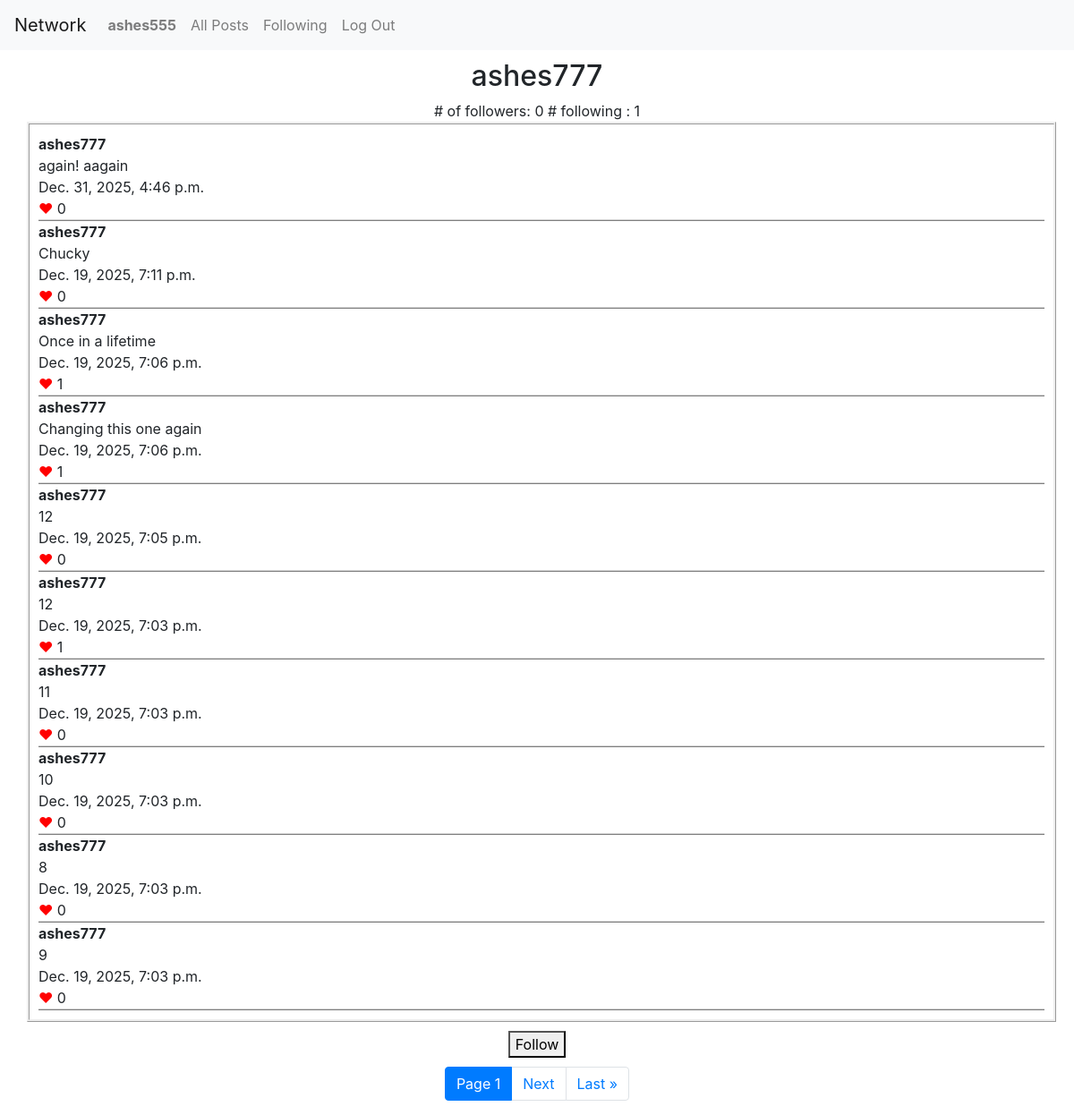
The page /ashes777 (signed in) on the database its author committed.
### network/models.py (models this page shows)
class User(AbstractUser):
    num_followers = models.IntegerField(default = 0)
    num_following = models.IntegerField(default = 0)
    followers = models.ManyToManyField('self', symmetrical = False, blank = True, related_name ="following")

class Post(models.Model):
    user = models.ForeignKey(User, on_delete=models.CASCADE, null=True)
    post = models.CharField()
    likes = models.IntegerField(default = 0)
    liked_by = models.ManyToManyField(User, symmetrical = False, blank = True, null = True, related_name = "liked_posts")
    date_time = models.DateTimeField()

### network/views.py (the view)
# urls.py: path("<str:name>", views.profile, name ="profile"),
def profile(request, name):
    userobject = User.objects.get(username = name)
    posts = Post.objects.filter(user = userobject).order_by('-date_time')
    page_obj = pages(request, posts, 10)
    if request.method == "POST":
        if request.POST.get("followbutton") == "follow":
            userobject.followers.add(request.user)
            userobject.num_followers = userobject.followers.count()
            userobject.save()
            logged_in_user = User.objects.get(username = request.user.username)
            logged_in_user.num_following = logged_in_user.following.count()
            logged_in_user.save()
            return render(request, "network/profile.html",{
                "userobject": userobject,
                "page_obj": page_obj,
                "foundfollower": 1,
                })
        elif request.POST.get("followbutton") =="unfollow":
            f = userobject.followers.get(username = request.user.username)
            userobject.followers.remove(f)
            userobject.num_followers = userobject.followers.count()
            userobject.save()
            logged_in_user = User.objects.get(username= request.user.username)
            logged_in_user.num_following = logged_in_user.following.count()
            logged_in_user.save()
            return render(request, "network/profile.html",{
                "userobject": userobject,
                "page_obj": page_obj,
                "foundfollower": 0
                })
        else:
            f = userobject.followers.get(username= request.user.username)
            if f:
                foundfollower = 1
            else:
                foundfollower = 0
            return render(request, "network/profile.html",{
                "userobject": userobject,
                "page_obj": page_obj,
                "foundfollower": foundfollower
                })
    else:
        if userobject == request.user:
            foundfollower = -1
        else:
            f = userobject.followers.filter(username = request.user.username)
            if f:
                foundfollower = 1
            else:
                foundfollower = 0
        return render(request, "network/profile.html",{
                "userobject": userobject,
                "page_obj": page_obj,
                "foundfollower": foundfollower
            })

### network/views.py (called while the page is built)
def pages(request, posts, number):
        paginator = Paginator(posts, number)
        page_number = request.GET.get('page')
        page_obj = paginator.get_page(page_number)
        return page_obj

### network/templates/network/profile.html (shortened to what this page needs)
{% extends "network/layout.html" %}
{% block body %}
<div class="userheading">
    <h2>{{userobject.username}}</h2>
    <div> # of followers: {{userobject.num_followers}} # following : {{userobject.num_following}} </div>
</div>
<div class="allposts">
{% for post in page_obj %}
    <div class="singlepost">
        <div id="username">{{post.user.username}}</div>
        <div id="postcontents">{{post.post}}</div>
        <div id = "date_time">{{post.date_time}}</div>
        <div><span style="color:red">&hearts;</span> {{post.likes}}</div>
    </div>
{% endfor %}
</div>
{% if user.is_authenticated  and foundfollower == 0 %}
    <div class="followbutton">
    <form method="POST">
         <button type="submit" name="followbutton" value="follow">Follow</button>
    </form>
    </div>
{% endif %}
<nav aria-label = "Page navigation" >
        <ul class="pagination" style="margin-top: 10px; justify-content:center;">
        <li class="page-item active" >
            <a class="page-link">Page {{page_obj.number}}</a>
        </li>
        {% if page_obj.has_next %}
              <li class="page-item"><a class="page-link" href="?page={{page_obj.next_page_number}}">Next</a></li>
              <li class="page-item"><a class="page-link" href="?page={{page_obj.paginator.num_pages}}">Last &raquo;</a></li>
        {% endif %}
        </ul>
    </nav>
{% endblock %}

### network/templates/network/layout.html (shortened to what this page needs)
{% load static %}
<!DOCTYPE html>
<html lang="en">
    <head>
        <link rel="stylesheet" href="https://stackpath.bootstrapcdn.com/bootstrap/4.4.1/css/bootstrap.min.css">
        <link href="{% static 'network/styles.css' %}" rel="stylesheet">
    </head>
    <body>
        <nav class="navbar navbar-expand-lg navbar-light bg-light">
            <a class="navbar-brand" href="#">Network</a>
            <div>
              <ul class="navbar-nav mr-auto">
                {% if user.is_authenticated %}
                    <li class="nav-item">
                        <a class="nav-link" href="#"><strong>{{ user.username }}</strong></a>
                    </li>
                {% endif %}
                <li class="nav-item">
                  <a class="nav-link" href="{% url 'index' %}">All Posts</a>
                </li>
                {% if user.is_authenticated %}
                    <li class="nav-item">
                        <a class="nav-link" href="{% url 'following' user.id %}">Following</a>
                    </li>
                    <li class="nav-item">
                        <a class="nav-link" href="{% url 'logout' %}">Log Out</a>
                    </li>
                {% endif %}
              </ul>
            </div>
          </nav>
        <div class="body">
            {% block body %}
            {% endblock %}
        </div>
    </body>
</html>

### network/static/network/styles.css (style rules this page uses)
.newpost, .allposts { margin-left: 30px; border-style: ridge; padding: 10px; margin-right: 20px; }
.singlepost { display: flex; flex-direction: column; border-bottom: 2px ridge #d3d3d3; }
#username { font-weight: bold; }
.userheading, .followbutton { text-align: center; margin-top: 10px; }

### rows shown on the page
User: username "ashes555"
User: username "ashes777", num_followers "0", num_following "1"
Post: user.username "ashes777", post "again! aagain", date_time "Dec. 31, 2025, 4:46 p.m.", likes "0"
Post: user.username "ashes777", post "Chucky", date_time "Dec. 19, 2025, 7:11 p.m.", likes "0"
Post: user.username "ashes777", post "Once in a lifetime", date_time "Dec. 19, 2025, 7:06 p.m.", likes "1"
Post: user.username "ashes777", post "Changing this one again", date_time "Dec. 19, 2025, 7:06 p.m.", likes "1"
Post: user.username "ashes777", post "12", date_time "Dec. 19, 2025, 7:05 p.m.", likes "0"
Post: user.username "ashes777", post "12", date_time "Dec. 19, 2025, 7:03 p.m.", likes "1"
Post: user.username "ashes777", post "11", date_time "Dec. 19, 2025, 7:03 p.m.", likes "0"
Post: user.username "ashes777", post "10", date_time "Dec. 19, 2025, 7:03 p.m.", likes "0"
Post: user.username "ashes777", post "8", date_time "Dec. 19, 2025, 7:03 p.m.", likes "0"
Post: user.username "ashes777", post "9", date_time "Dec. 19, 2025, 7:03 p.m.", likes "0"

### other values the page prints
{{ page_obj.number }} "1"
